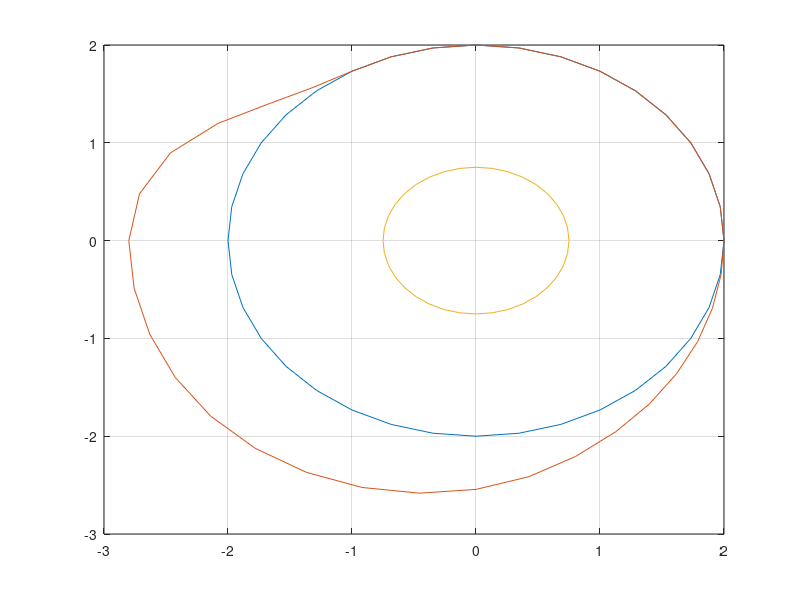

Reproduce this figure in MATLAB.
clear all
close all
clc

rb=2;
h=.8;
B=60;
rad=pi/180;
grados=180/pi;

theta=(0:10:360);
y=0:36;

for n=1:13
y(n)=0;
end


for n=14:16
y(n)=2*h*((theta(n)-120)/(B))^2;
end


for n=17:19
y(n)=h*(1-2*(1-((theta(n)-120)/60))^2);
end


for n=20:22
y(n)=.8;
end


for n=23:29
y(n)=h*(1-2*((theta(n)-210)/(150))^2);
end


for n=30:37
y(n)=2*h*(1-((theta(n)-210)/(150)))^2;
end

%plot(theta,y)

theta=(0:10:360)*rad;


r=2;
xp=0:36;
yp=0:36;

for n=1:37
xp(n)=r*cos(theta(n));
yp(n)=r*sin(theta(n));
end

plot(xp,yp)
hold on
grid on

r=y+2;
xp=0:36;
yp=0:36;

for n=1:37
xp(n)=r(n)*cos(theta(n));
yp(n)=r(n)*sin(theta(n));
end

plot(xp,yp)

r=1.5/2;
xp=0:36;
yp=0:36;

for n=1:37
xp(n)=r*cos(theta(n));
yp(n)=r*sin(theta(n));
end

plot(xp,yp)
